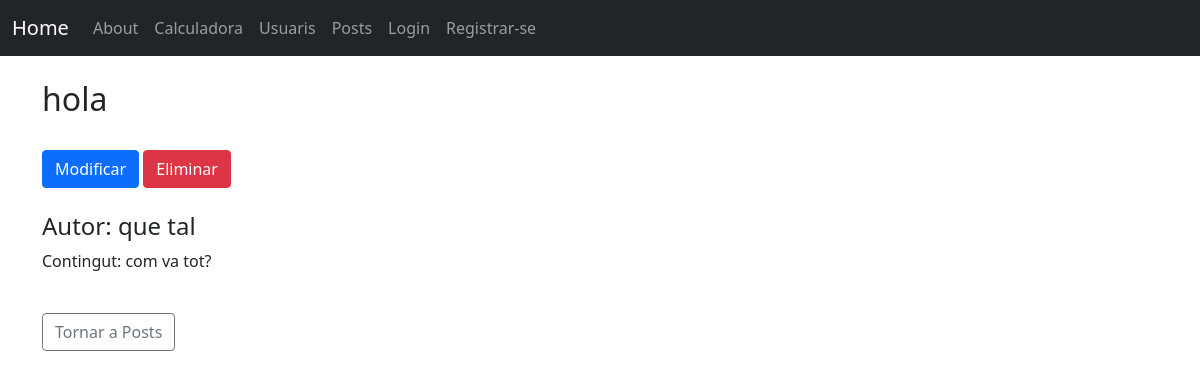
Page /posts/3 on the committed database.
### hello.py (models this page shows)
class Posts(db.Model):
	id = db.Column(db.Integer, primary_key=True)
	titol = db.Column(db.String(200), nullable=False)
	autor = db.Column(db.String(120), nullable=False)
	data_publicacio = db.Column(db.DateTime, default=datetime.utcnow)
	contingut = db.Column(db.Text, nullable=False)

### hello.py (the view)
@app.route('/posts/<int:id>')
def post(id):
	post = Posts.query.get_or_404(id)
	if post:
		return render_template('post.html', title='Post', post=post)

### templates/post.html
{% extends 'base.html' %}
{% block content %}
	<br/>
	<h2 class="article-title">{{ post.titol }}</h2>
	<br>
	<a class="btn btn-primary" href="{{ url_for('update_post', id=post.id) }}" role="button">Modificar</a>
	<a class="btn btn-danger" href="{{ url_for('delete_post', id=post.id) }}" role="button">Eliminar</a>
	<br>
	<br/>
  	<h4>Autor: {{ post.autor }}</h4>
    <p class="article-content">Contingut: {{ post.contingut }}</p>
    <br/>
    <a class="btn btn-outline-secondary" href="{{ url_for('posts') }}" role="button">Tornar a Posts</a>
{% endblock %}

### rows in the picture
Posts: titol "hola", autor "que tal", contingut "com va tot?"
